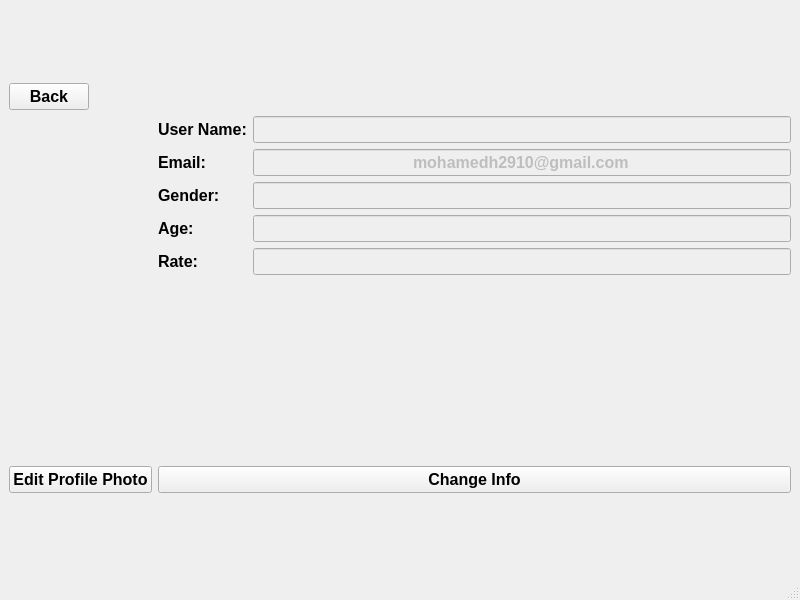
<?xml version="1.0" encoding="UTF-8"?>
<ui version="4.0">
 <class>UserProfile</class>
 <widget class="QMainWindow" name="UserProfile">
  <property name="enabled">
   <bool>true</bool>
  </property>
  <property name="geometry">
   <rect>
    <x>0</x>
    <y>0</y>
    <width>800</width>
    <height>600</height>
   </rect>
  </property>
  <property name="minimumSize">
   <size>
    <width>800</width>
    <height>600</height>
   </size>
  </property>
  <property name="maximumSize">
   <size>
    <width>800</width>
    <height>600</height>
   </size>
  </property>
  <property name="font">
   <font>
    <pointsize>12</pointsize>
    <bold>true</bold>
   </font>
  </property>
  <property name="windowTitle">
   <string>MainWindow</string>
  </property>
  <widget class="QWidget" name="centralwidget">
   <layout class="QVBoxLayout" name="verticalLayout">
    <item>
     <layout class="QGridLayout" name="gridLayout_2">
      <item row="1" column="1">
       <layout class="QGridLayout" name="gridLayout">
        <property name="bottomMargin">
         <number>185</number>
        </property>
        <item row="0" column="0" alignment="Qt::AlignHCenter">
         <widget class="QLabel" name="userNameLabel">
          <property name="font">
           <font>
            <pointsize>12</pointsize>
            <bold>true</bold>
           </font>
          </property>
          <property name="text">
           <string>User Name:</string>
          </property>
         </widget>
        </item>
        <item row="1" column="1">
         <widget class="QLineEdit" name="emailLineEdit">
          <property name="enabled">
           <bool>false</bool>
          </property>
          <property name="sizePolicy">
           <sizepolicy hsizetype="Expanding" vsizetype="Fixed">
            <horstretch>0</horstretch>
            <verstretch>0</verstretch>
           </sizepolicy>
          </property>
          <property name="font">
           <font>
            <pointsize>12</pointsize>
            <bold>true</bold>
           </font>
          </property>
          <property name="text">
           <string>mohamedh2910@gmail.com</string>
          </property>
          <property name="frame">
           <bool>true</bool>
          </property>
          <property name="alignment">
           <set>Qt::AlignCenter</set>
          </property>
          <property name="dragEnabled">
           <bool>false</bool>
          </property>
          <property name="readOnly">
           <bool>false</bool>
          </property>
         </widget>
        </item>
        <item row="3" column="1">
         <widget class="QLineEdit" name="ageLineEdit">
          <property name="enabled">
           <bool>false</bool>
          </property>
          <property name="font">
           <font>
            <pointsize>12</pointsize>
            <bold>true</bold>
           </font>
          </property>
          <property name="alignment">
           <set>Qt::AlignCenter</set>
          </property>
         </widget>
        </item>
        <item row="1" column="0">
         <widget class="QLabel" name="emailLabel">
          <property name="font">
           <font>
            <pointsize>12</pointsize>
            <bold>true</bold>
           </font>
          </property>
          <property name="text">
           <string>Email:</string>
          </property>
         </widget>
        </item>
        <item row="4" column="1">
         <widget class="QLineEdit" name="rateLineEdit">
          <property name="enabled">
           <bool>false</bool>
          </property>
          <property name="font">
           <font>
            <pointsize>12</pointsize>
            <bold>true</bold>
           </font>
          </property>
          <property name="alignment">
           <set>Qt::AlignCenter</set>
          </property>
         </widget>
        </item>
        <item row="4" column="0">
         <widget class="QLabel" name="rateLabel">
          <property name="font">
           <font>
            <pointsize>12</pointsize>
            <bold>true</bold>
           </font>
          </property>
          <property name="text">
           <string>Rate:</string>
          </property>
         </widget>
        </item>
        <item row="3" column="0" alignment="Qt::AlignVCenter">
         <widget class="QLabel" name="ageLabel">
          <property name="font">
           <font>
            <pointsize>12</pointsize>
            <bold>true</bold>
           </font>
          </property>
          <property name="text">
           <string>Age:</string>
          </property>
         </widget>
        </item>
        <item row="0" column="1">
         <widget class="QLineEdit" name="userNameLineEdit">
          <property name="enabled">
           <bool>false</bool>
          </property>
          <property name="sizePolicy">
           <sizepolicy hsizetype="Expanding" vsizetype="Fixed">
            <horstretch>0</horstretch>
            <verstretch>0</verstretch>
           </sizepolicy>
          </property>
          <property name="font">
           <font>
            <pointsize>12</pointsize>
            <bold>true</bold>
           </font>
          </property>
          <property name="alignment">
           <set>Qt::AlignCenter</set>
          </property>
          <property name="dragEnabled">
           <bool>false</bool>
          </property>
          <property name="readOnly">
           <bool>false</bool>
          </property>
         </widget>
        </item>
        <item row="2" column="0">
         <widget class="QLabel" name="genderLabel">
          <property name="font">
           <font>
            <pointsize>12</pointsize>
            <bold>true</bold>
           </font>
          </property>
          <property name="text">
           <string>Gender:</string>
          </property>
         </widget>
        </item>
        <item row="2" column="1">
         <widget class="QLineEdit" name="genderLineEdit">
          <property name="enabled">
           <bool>false</bool>
          </property>
          <property name="font">
           <font>
            <pointsize>12</pointsize>
            <bold>true</bold>
           </font>
          </property>
          <property name="alignment">
           <set>Qt::AlignCenter</set>
          </property>
         </widget>
        </item>
       </layout>
      </item>
      <item row="0" column="0" alignment="Qt::AlignLeft">
       <widget class="QPushButton" name="backBtn">
        <property name="font">
         <font>
          <pointsize>12</pointsize>
          <bold>true</bold>
         </font>
        </property>
        <property name="text">
         <string>Back</string>
        </property>
       </widget>
      </item>
      <item row="1" column="0">
       <widget class="QLabel" name="photoLabel">
        <property name="sizePolicy">
         <sizepolicy hsizetype="Preferred" vsizetype="Preferred">
          <horstretch>0</horstretch>
          <verstretch>0</verstretch>
         </sizepolicy>
        </property>
        <property name="maximumSize">
         <size>
          <width>400</width>
          <height>500</height>
         </size>
        </property>
        <property name="font">
         <font>
          <pointsize>12</pointsize>
          <bold>true</bold>
         </font>
        </property>
        <property name="text">
         <string/>
        </property>
        <property name="pixmap">
         <pixmap>../../../Practice_QT/Practice_QT/Icons/Male Icon.png</pixmap>
        </property>
        <property name="scaledContents">
         <bool>true</bool>
        </property>
       </widget>
      </item>
      <item row="2" column="0">
       <widget class="QPushButton" name="photoBtn">
        <property name="font">
         <font>
          <pointsize>12</pointsize>
          <bold>true</bold>
         </font>
        </property>
        <property name="text">
         <string>Edit Profile Photo</string>
        </property>
       </widget>
      </item>
      <item row="2" column="1">
       <widget class="QPushButton" name="changeInfoBtn">
        <property name="font">
         <font>
          <pointsize>12</pointsize>
          <bold>true</bold>
         </font>
        </property>
        <property name="text">
         <string>Change Info</string>
        </property>
       </widget>
      </item>
     </layout>
    </item>
   </layout>
  </widget>
  <widget class="QStatusBar" name="statusbar"/>
  <widget class="QMenuBar" name="menubar">
   <property name="geometry">
    <rect>
     <x>0</x>
     <y>0</y>
     <width>800</width>
     <height>26</height>
    </rect>
   </property>
  </widget>
  <action name="actionHome">
   <property name="text">
    <string>Home</string>
   </property>
  </action>
  <action name="actionLog_Out">
   <property name="text">
    <string>Log Out</string>
   </property>
  </action>
 </widget>
 <resources/>
 <connections/>
</ui>
